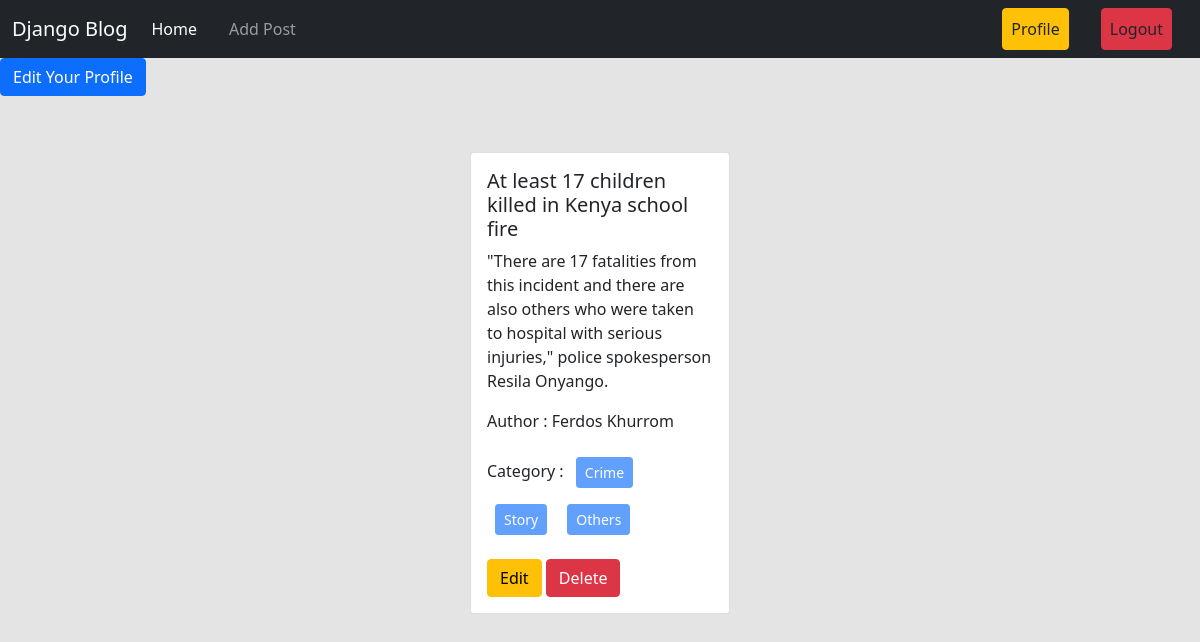
Screenshot of /author/profile/ (signed in) with the database file from the repository.
### posts/models.py (models this page shows, shortened)
class Post(models.Model):
    title = models.CharField(max_length=50)
    content = models.TextField()
    category = models.ManyToManyField(Category) # ekta post multiple categorir moddhe thakte pare abar ekta categorir moddhe multiple post thakte pare
    author = models.ForeignKey(User, on_delete=models.CASCADE)

### categories/models.py (models this page shows, shortened)
class Category(models.Model):
    name = models.CharField(max_length=100)
    slug = models.SlugField(max_length=100,unique=True, null=True, blank=True)

### author/views.py (the view)
# urls.py: path('profile/', views.profile, name='profile'),
@login_required
def profile(request):
    data = Post.objects.filter(author = request.user)
    return render(request, 'profile.html', {'data' : data})

### author/templates/profile.html
{% extends 'base.html' %} {% load crispy_forms_tags %} {% block content %}
<div>
  <a class="btn btn-primary" href="{% url 'edit_profile' %}">
    Edit Your Profile</a
  >
</div>
<div class="d-flex flex-wrap justify-content-center px-5 pt-5">
  {% for post in data %}
  <div class="col-sm-3">
    <div class="card m-2">
      <div class="card-body">
        <h5 class="card-title">{{post.title}}</h5>
        <p class="card-text">{{post.content}}</p>
        <p>Author : {{post.author.first_name}} {{post.author.last_name}}</p>
        <p>
          Category : {% for cat in post.category.all %}
          <button class="btn btn-primary btn-sm m-2" disabled>
            {{cat.name}}
          </button>
          {% endfor %}
        </p>
        <a href="{% url 'edit_post' post.id %}" class="btn btn-warning">Edit</a>
        <a href="{% url 'delete_post' post.id %}" class="btn btn-danger"
          >Delete</a
        >
      </div>
    </div>
  </div>
  {% endfor %}
</div>
{% endblock %}

### rows the page displays
Post: title "At least 17 children killed in Kenya school fire", content "\"There are 17 fatalities from this incident and there are also others who were taken to hospital with serious injuries,\" police spokesperson Resila Onyango.", author.first_name "Ferdos", author.last_name "Khurrom"
Category: name "Crime"
Category: name "Story"
Category: name "Others"
